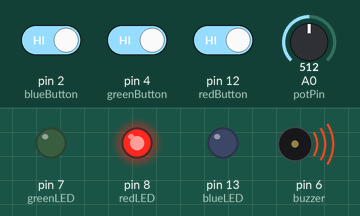
Recording of a sketch running on a simulated Arduino Uno, built with avr-gcc and run on an emulated ATmega328P. On the bench: output pins drawn as LEDs (lit = HIGH), buzzer (waves = sounding). The test bench sets the inputs (shaded band); at power-on: pin 2 (blueButton) HIGH, pin 4 (greenButton) HIGH, pin 12 (redButton) HIGH, A0 (potPin) = 512.

Above: at 1.2 s.
1.3 s: pin 2 (blueButton) driven LOW and pin 4 (greenButton) driven LOW and pin 12 (redButton) driven LOW
4.8 s: pin 2 (blueButton) driven HIGH
At 5.4 s:
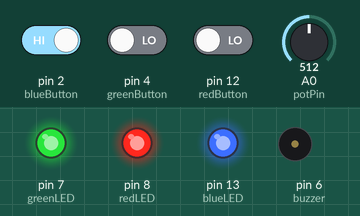
8.3 s: pin 4 (greenButton) driven HIGH
At 10.28 s:
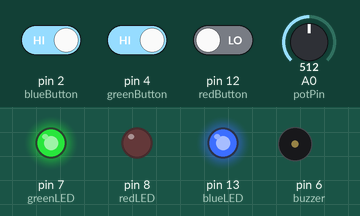
11.9 s: pin 2 (blueButton) driven LOW
At 17.58 s:
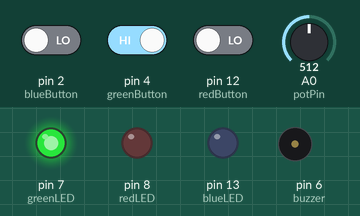
18.9 s: pin 4 (greenButton) driven LOW
At 20.1 s:
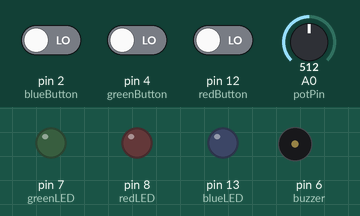
20.9 s: pin 12 (redButton) driven HIGH
At 21.43 s:
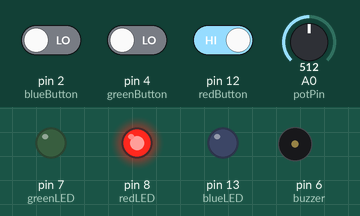
Timing chart, 0 to 25.4 s (numbered marks = the images above; inputs shaded):
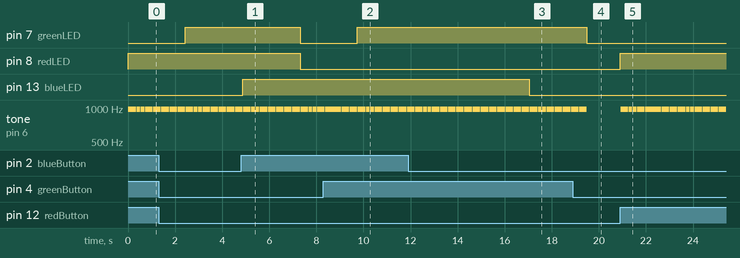

The sketch:

Assignment3.ino
```cpp
#include "pitches.h"

const int redLED = 8;
const int greenLED = 7;
const int blueLED = 13;

const int redButton = 12;
const int greenButton = 4;
const int blueButton = 2;

const int buzzer = 6;

const int potPin = A0;


int tones[] = {NOTE_B2, NOTE_G4, NOTE_G1, NOTE_B3, NOTE_AS3, 0, NOTE_CS8, NOTE_G1};
int tones2[] = {NOTE_A3, NOTE_C4, NOTE_B1, NOTE_A1, NOTE_AS2, 0, NOTE_F6, NOTE_A6};
int tones3[] = {NOTE_GS6, NOTE_A3, NOTE_D6, NOTE_D7, NOTE_D1, 0, NOTE_FS2, NOTE_D7};
int noteDurations[] = {
  4, 8, 8, 4, 4, 4, 4, 4
};
void setup() {
  pinMode (redLED, OUTPUT);
  pinMode (greenLED, OUTPUT);
  pinMode (blueLED, OUTPUT);
  pinMode (buzzer, OUTPUT);
  pinMode(redButton, INPUT_PULLUP);
  pinMode(blueButton, INPUT_PULLUP);
  pinMode(greenButton, INPUT_PULLUP);
  pinMode(potPin, INPUT);
}

void loop() {

  int buttonState1 = digitalRead(redButton);
  int buttonState2 = digitalRead(greenButton);
  int buttonState3 = digitalRead(blueButton);


  if (buttonState1 == 1)
  {
    for (int x = 0; x < 8; x++) {
      digitalWrite(redLED, HIGH);
      delay(20);
      int noteDuration=1000/noteDurations[x];
      tone(buzzer, tones[x],noteDuration);
      int pauseBetweenNotes=noteDuration*1.30;

      int writeValue;
      writeValue = analogRead(potPin);

      int mappedValue;
      mappedValue = map(writeValue, 0, 1023, 0, 8);
      analogWrite(buzzer, mappedValue);
      delay(pauseBetweenNotes);
      noTone (buzzer);
    }
  }

  else {
    digitalWrite(redLED, LOW);
  }


  if (buttonState2 == 1)
 {
    for (int x = 0; x < 8; x++) {
      digitalWrite(greenLED, HIGH);
      delay(20);
      int noteDuration=1000/noteDurations[x];
      tone(buzzer, tones2[x],noteDuration);
      int pauseBetweenNotes=noteDuration*1.30;

      int writeValue;
      writeValue = analogRead(potPin);

      int mappedValue;
      mappedValue = map(writeValue, 0, 1023, 0, 8);
      analogWrite(buzzer, mappedValue);
      delay(pauseBetweenNotes);
      noTone (buzzer);
    }
  }

  else {
    digitalWrite(greenLED, LOW);
  }


  if (buttonState3 == 1)
    {
    for (int x = 0; x < 8; x++) {
      digitalWrite(blueLED, HIGH);
      delay(20);
      int noteDuration=1000/noteDurations[x];
      tone(buzzer, tones3[x],noteDuration);
      int pauseBetweenNotes=noteDuration*1.30;

      int writeValue;
      writeValue = analogRead(potPin);

      int mappedValue;
      mappedValue = map(writeValue, 0, 1023, 0, 8);
      analogWrite(buzzer, mappedValue);
      delay(pauseBetweenNotes);
      noTone (buzzer);
    }
  }

  else {
    digitalWrite(blueLED, LOW);
  }


}
```

pitches.h
```cpp
#define NOTE_B0  31
#define NOTE_C1  33
#define NOTE_CS1 35
#define NOTE_D1  37
#define NOTE_DS1 39
#define NOTE_E1  41
#define NOTE_F1  44
#define NOTE_FS1 46
#define NOTE_G1  49
#define NOTE_GS1 52
#define NOTE_A1  55
#define NOTE_AS1 58
#define NOTE_B1  62
#define NOTE_C2  65
#define NOTE_CS2 69
#define NOTE_D2  73
#define NOTE_DS2 78
#define NOTE_E2  82
#define NOTE_F2  87
#define NOTE_FS2 93
#define NOTE_G2  98
#define NOTE_GS2 104
#define NOTE_A2  110
#define NOTE_AS2 117
#define NOTE_B2  123
#define NOTE_C3  131
#define NOTE_CS3 139
#define NOTE_D3  147
#define NOTE_DS3 156
#define NOTE_E3  165
#define NOTE_F3  175
#define NOTE_FS3 185
#define NOTE_G3  196
#define NOTE_GS3 208
#define NOTE_A3  220
#define NOTE_AS3 233
#define NOTE_B3  247
#define NOTE_C4  262
#define NOTE_CS4 277
#define NOTE_D4  294
#define NOTE_DS4 311
#define NOTE_E4  330
#define NOTE_F4  349
#define NOTE_FS4 370
#define NOTE_G4  392
#define NOTE_GS4 415
#define NOTE_A4  440
#define NOTE_AS4 466
#define NOTE_B4  494
#define NOTE_C5  523
#define NOTE_CS5 554
#define NOTE_D5  587
#define NOTE_DS5 622
#define NOTE_E5  659
#define NOTE_F5  698
#define NOTE_FS5 740
#define NOTE_G5  784
#define NOTE_GS5 831
#define NOTE_A5  880
#define NOTE_AS5 932
#define NOTE_B5  988
#define NOTE_C6  1047
#define NOTE_CS6 1109
#define NOTE_D6  1175
#define NOTE_DS6 1245
#define NOTE_E6  1319
#define NOTE_F6  1397
#define NOTE_FS6 1480
#define NOTE_G6  1568
#define NOTE_GS6 1661
#define NOTE_A6  1760
#define NOTE_AS6 1865
#define NOTE_B6  1976
#define NOTE_C7  2093
#define NOTE_CS7 2217
#define NOTE_D7  2349
#define NOTE_DS7 2489
#define NOTE_E7  2637
#define NOTE_F7  2794
#define NOTE_FS7 2960
#define NOTE_G7  3136
#define NOTE_GS7 3322
#define NOTE_A7  3520
#define NOTE_AS7 3729
#define NOTE_B7  3951
#define NOTE_C8  4186
#define NOTE_CS8 4435
#define NOTE_D8  4699
#define NOTE_DS8 4978
```

Measured:
- after the input at 4.8 s, pin 13 (blueLED): goes on until 4.9 s, then stays HIGH
- after the input at 8.3 s, pin 7 (greenLED): LOW → HIGH after 1.4 s
- after the input at 11.9 s, pin 13 (blueLED): HIGH → LOW after 5.2 s
- after the input at 18.9 s, pin 7 (greenLED): HIGH → LOW after 0.59 s; tone on pin 6 (buzzer): goes on until 19.5 s, then stays silent
- after the input at 20.9 s, pin 8 (redLED): LOW → HIGH at once; tone on pin 6 (buzzer): plays 977 Hz for 0.33 s, 977 Hz for 0.16 s, 977 Hz for 0.16 s, 977 Hz for 0.33 s, 977 Hz for 0.33 s, 977 Hz for 0.33 s … (15 notes in this stretch), starting at once
- by itself, tone on pin 6 (buzzer): repeats every 2.4 s: 977 Hz 0.33 s, 2 × (silent 0.02 s, 977 Hz 0.16 s), 5 × (silent 0.02 s, 977 Hz 0.33 s), silent 0.02 s
